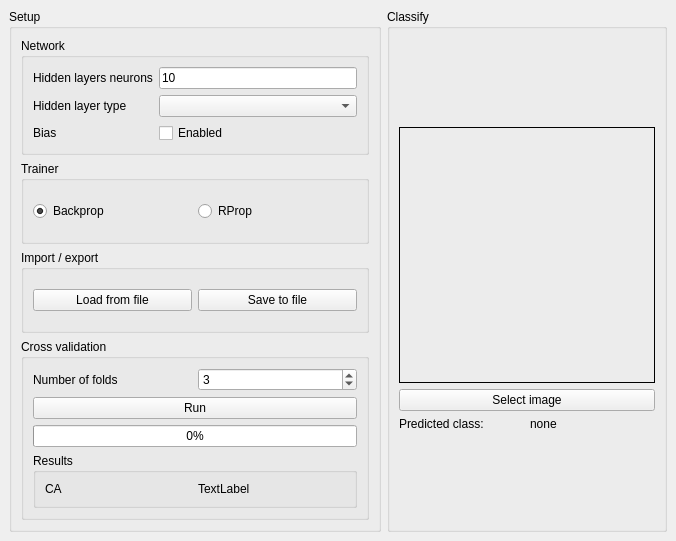
<?xml version="1.0" encoding="UTF-8"?>
<ui version="4.0">
 <class>MainWindow</class>
 <widget class="QMainWindow" name="MainWindow">
  <property name="geometry">
   <rect>
    <x>0</x>
    <y>0</y>
    <width>676</width>
    <height>541</height>
   </rect>
  </property>
  <property name="windowTitle">
   <string>MainWindow</string>
  </property>
  <widget class="QWidget" name="centralwidget">
   <layout class="QVBoxLayout" name="verticalLayout_2">
    <item>
     <layout class="QGridLayout" name="gridLayout">
      <item row="0" column="0">
       <widget class="QGroupBox" name="groupBox">
        <property name="title">
         <string>Setup</string>
        </property>
        <layout class="QVBoxLayout" name="verticalLayout_3">
         <item>
          <layout class="QVBoxLayout" name="verticalLayout">
           <item>
            <widget class="QGroupBox" name="gbNetwork">
             <property name="title">
              <string>Network</string>
             </property>
             <layout class="QHBoxLayout" name="horizontalLayout">
              <item>
               <layout class="QGridLayout" name="gridLayout_4">
                <item row="0" column="1">
                 <widget class="QLineEdit" name="tbHiddenLayerNeurons">
                  <property name="text">
                   <string>10</string>
                  </property>
                 </widget>
                </item>
                <item row="2" column="0">
                 <widget class="QLabel" name="label_5">
                  <property name="text">
                   <string>Bias</string>
                  </property>
                 </widget>
                </item>
                <item row="2" column="1">
                 <widget class="QCheckBox" name="cbBias">
                  <property name="text">
                   <string>Enabled</string>
                  </property>
                 </widget>
                </item>
                <item row="1" column="1">
                 <widget class="QComboBox" name="cbxLayer"/>
                </item>
                <item row="0" column="0">
                 <widget class="QLabel" name="label">
                  <property name="text">
                   <string>Hidden layers neurons</string>
                  </property>
                 </widget>
                </item>
                <item row="1" column="0">
                 <widget class="QLabel" name="label_4">
                  <property name="text">
                   <string>Hidden layer type</string>
                  </property>
                 </widget>
                </item>
               </layout>
              </item>
             </layout>
            </widget>
           </item>
           <item>
            <widget class="QGroupBox" name="groupBox_3">
             <property name="title">
              <string>Trainer</string>
             </property>
             <layout class="QHBoxLayout" name="horizontalLayout_5">
              <item>
               <layout class="QHBoxLayout" name="horizontalLayout_4">
                <item>
                 <widget class="QRadioButton" name="rbBackprop">
                  <property name="text">
                   <string>Backprop</string>
                  </property>
                  <property name="checked">
                   <bool>true</bool>
                  </property>
                 </widget>
                </item>
                <item>
                 <widget class="QRadioButton" name="rbRProp">
                  <property name="text">
                   <string>RProp</string>
                  </property>
                  <property name="checked">
                   <bool>false</bool>
                  </property>
                 </widget>
                </item>
               </layout>
              </item>
             </layout>
            </widget>
           </item>
           <item>
            <widget class="QGroupBox" name="gbActions">
             <property name="title">
              <string>Import / export</string>
             </property>
             <layout class="QHBoxLayout" name="horizontalLayout_3">
              <item>
               <layout class="QGridLayout" name="gridLayout_2">
                <item row="0" column="1">
                 <widget class="QPushButton" name="btSave">
                  <property name="text">
                   <string>Save to file</string>
                  </property>
                 </widget>
                </item>
                <item row="0" column="0">
                 <widget class="QPushButton" name="btLoad">
                  <property name="text">
                   <string>Load from file</string>
                  </property>
                 </widget>
                </item>
               </layout>
              </item>
             </layout>
            </widget>
           </item>
           <item>
            <widget class="QGroupBox" name="gbLearning">
             <property name="title">
              <string>Cross validation</string>
             </property>
             <layout class="QGridLayout" name="gridLayout_3">
              <item row="4" column="0" colspan="2">
               <widget class="QGroupBox" name="groupBox_4">
                <property name="title">
                 <string>Results</string>
                </property>
                <layout class="QVBoxLayout" name="verticalLayout_6">
                 <item>
                  <layout class="QGridLayout" name="gridLayout_5">
                   <item row="0" column="0">
                    <widget class="QLabel" name="label_3">
                     <property name="text">
                      <string>CA</string>
                     </property>
                    </widget>
                   </item>
                   <item row="0" column="1">
                    <widget class="QLabel" name="lbCrossValidationCA">
                     <property name="text">
                      <string>TextLabel</string>
                     </property>
                    </widget>
                   </item>
                  </layout>
                 </item>
                </layout>
               </widget>
              </item>
              <item row="2" column="0" colspan="2">
               <widget class="QPushButton" name="btRunCrossValidation">
                <property name="text">
                 <string>Run</string>
                </property>
               </widget>
              </item>
              <item row="0" column="0">
               <widget class="QLabel" name="label_7">
                <property name="text">
                 <string>Number of folds</string>
                </property>
               </widget>
              </item>
              <item row="0" column="1">
               <widget class="QSpinBox" name="sbFold">
                <property name="minimum">
                 <number>2</number>
                </property>
                <property name="maximum">
                 <number>100</number>
                </property>
                <property name="value">
                 <number>3</number>
                </property>
               </widget>
              </item>
              <item row="3" column="0" colspan="2">
               <widget class="QProgressBar" name="pbCrossValidation">
                <property name="value">
                 <number>0</number>
                </property>
               </widget>
              </item>
             </layout>
            </widget>
           </item>
          </layout>
         </item>
        </layout>
       </widget>
      </item>
      <item row="0" column="1">
       <widget class="QGroupBox" name="groupBox_2">
        <property name="title">
         <string>Classify</string>
        </property>
        <layout class="QVBoxLayout" name="verticalLayout_5">
         <item>
          <layout class="QVBoxLayout" name="verticalLayout_4">
           <item>
            <layout class="QHBoxLayout" name="horizontalLayout_2">
             <item>
              <widget class="QLabel" name="lbSelectedImage">
               <property name="sizePolicy">
                <sizepolicy hsizetype="Preferred" vsizetype="Preferred">
                 <horstretch>2</horstretch>
                 <verstretch>2</verstretch>
                </sizepolicy>
               </property>
               <property name="minimumSize">
                <size>
                 <width>256</width>
                 <height>256</height>
                </size>
               </property>
               <property name="maximumSize">
                <size>
                 <width>256</width>
                 <height>256</height>
                </size>
               </property>
               <property name="frameShape">
                <enum>QFrame::Box</enum>
               </property>
               <property name="text">
                <string/>
               </property>
              </widget>
             </item>
            </layout>
           </item>
           <item>
            <widget class="QPushButton" name="btSelectImage">
             <property name="text">
              <string>Select image</string>
             </property>
            </widget>
           </item>
           <item>
            <layout class="QHBoxLayout" name="horizontalLayout_8">
             <property name="spacing">
              <number>-1</number>
             </property>
             <property name="sizeConstraint">
              <enum>QLayout::SetDefaultConstraint</enum>
             </property>
             <item>
              <widget class="QLabel" name="label_2">
               <property name="sizePolicy">
                <sizepolicy hsizetype="Preferred" vsizetype="Fixed">
                 <horstretch>0</horstretch>
                 <verstretch>0</verstretch>
                </sizepolicy>
               </property>
               <property name="text">
                <string>Predicted class:</string>
               </property>
              </widget>
             </item>
             <item>
              <widget class="QLabel" name="lbClass">
               <property name="sizePolicy">
                <sizepolicy hsizetype="Preferred" vsizetype="Fixed">
                 <horstretch>0</horstretch>
                 <verstretch>0</verstretch>
                </sizepolicy>
               </property>
               <property name="text">
                <string>none</string>
               </property>
              </widget>
             </item>
            </layout>
           </item>
          </layout>
         </item>
        </layout>
       </widget>
      </item>
     </layout>
    </item>
   </layout>
  </widget>
  <action name="actionLearn">
   <property name="text">
    <string>Learn</string>
   </property>
  </action>
  <action name="actionSave">
   <property name="text">
    <string>Save to file</string>
   </property>
  </action>
  <action name="actionLoad">
   <property name="text">
    <string>Load from file</string>
   </property>
  </action>
 </widget>
 <resources/>
 <connections/>
</ui>
